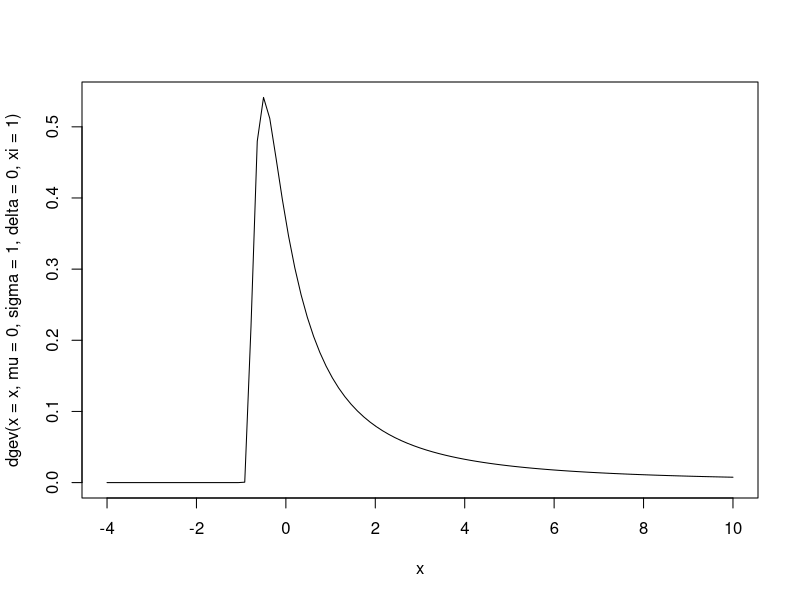

Recreate this plot in R.
################################################################################
### GEV - PDF
################################################################################

dgev <- function(x,xi,mu,sigma,delta,log = FALSE){
  if(sigma <= 0 || delta <= -1 || xi == 0){stop('the parameters must be sigma > 0, delta >-1 and xi != 0, respectively.')}
  t  <- function(x) {sigma*x*abs(x)^delta} # T(x) function
  #dt <- function(x) {sigma*(delta + 1)*abs(x)^delta} # T'(x) function
  tl <- function(x) { 1 + xi*(sigma*x*abs(x)^delta - mu) } # t(x) function
  
  if(xi > 0){
    f <- sigma*(delta + 1)*(abs(x)^delta)*(tl(x))^(-1/xi - 1)*exp(-tl(x)^(-1/xi)) * ( sign(mu - 1/xi)*(abs(mu - 1/xi)/sigma)^(1/(delta + 1)) < x )
  }
  if(xi < 0){
    f <- sigma*(delta + 1)*(abs(x)^delta)*(tl(x)^(-1/xi - 1))*exp(-tl(x)^(-1/xi)) * ( sign(mu - 1/xi)*(abs(mu - 1/xi)/sigma)^(1/(delta + 1)) > x )
  }
  # f <- ifelse(xi > 0,
  #             (sigma*(delta + 1)*(abs(x)^delta)*(tl(x))^(-1/xi - 1)*exp(-tl(x)^(-1/xi)) * ( sign(mu - 1/xi)*(abs(mu - 1/xi)/sigma)^(1/(delta + 1)) < x )),
  #             (sigma*(delta + 1)*(abs(x)^delta)*(tl(x)^(-1/xi - 1))*exp(-tl(x)^(-1/xi)) * ( sign(mu - 1/xi)*(abs(mu - 1/xi)/sigma)^(1/(delta + 1)) > x ))
  #             )
  # if(is.nan(f)){f <- 0}
  if(log == TRUE){f <- log(f)}
  return(f)
}

mu = 0; sigma = 1; delta = 0; xi = 1
dgev(x = -1,mu = 0, sigma = 1, delta = 0, xi = 1)

curve(expr = dgev(x = x,mu = 0, sigma = 1, delta = 0, xi = 1), from = -4, to = 10)
